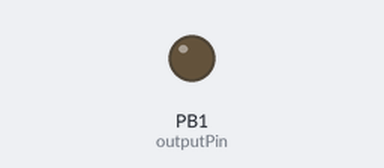
The sketch below on a simulated ATtiny85, built with avr-gcc and run on an emulated ATtiny85. Shown: output pins drawn as LEDs (lit = HIGH).

Above: at 1.9 s.
At 2.7 s:
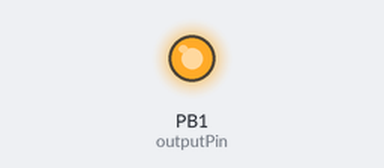
Timing chart, 0 to 40.0 s (numbered marks = the images above):
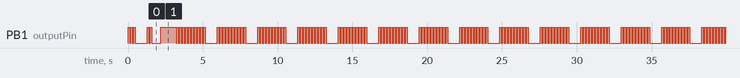

The sketch:

2-hid.ino
```cpp
#include "DigiKeyboard.h"

#define outputPin 1
#define KEYSTROKE_DELAY 1000

char *myTexts[] = {
    "ABC",
    "DEF"
};

int i = 0, lenMytexts = 1;
bool isSend = true;

void setup()
{
  // Output
  pinMode(outputPin, OUTPUT);
  blinkIntro(3);
}

void loop()
{
  delay(200);
  if (isSend)
  {
    blinkIntro(2);

    digitalWrite(outputPin, HIGH);
    DigiKeyboard.sendKeyStroke(0);
    DigiKeyboard.println(myTexts[i]);
    DigiKeyboard.delay(KEYSTROKE_DELAY);
    digitalWrite(outputPin, LOW);
    delay(50);
  }

  if (i >= lenMytexts - 1)
  {
    isSend = false;
    blinkIntro(10);
  }
  else
  {
    i += 1;
  }
}

void blinkIntro(int n)
{
  int i;
  for (i = 0; i < n; i++)
  {
    digitalWrite(outputPin, HIGH);
    delay(100);
    digitalWrite(outputPin, LOW);
    delay(100);
  }
  delay(500);
}
```

Measured:
- by itself, PB1 (outputPin): moves between LOW and HIGH, repeating every 46.1 s
